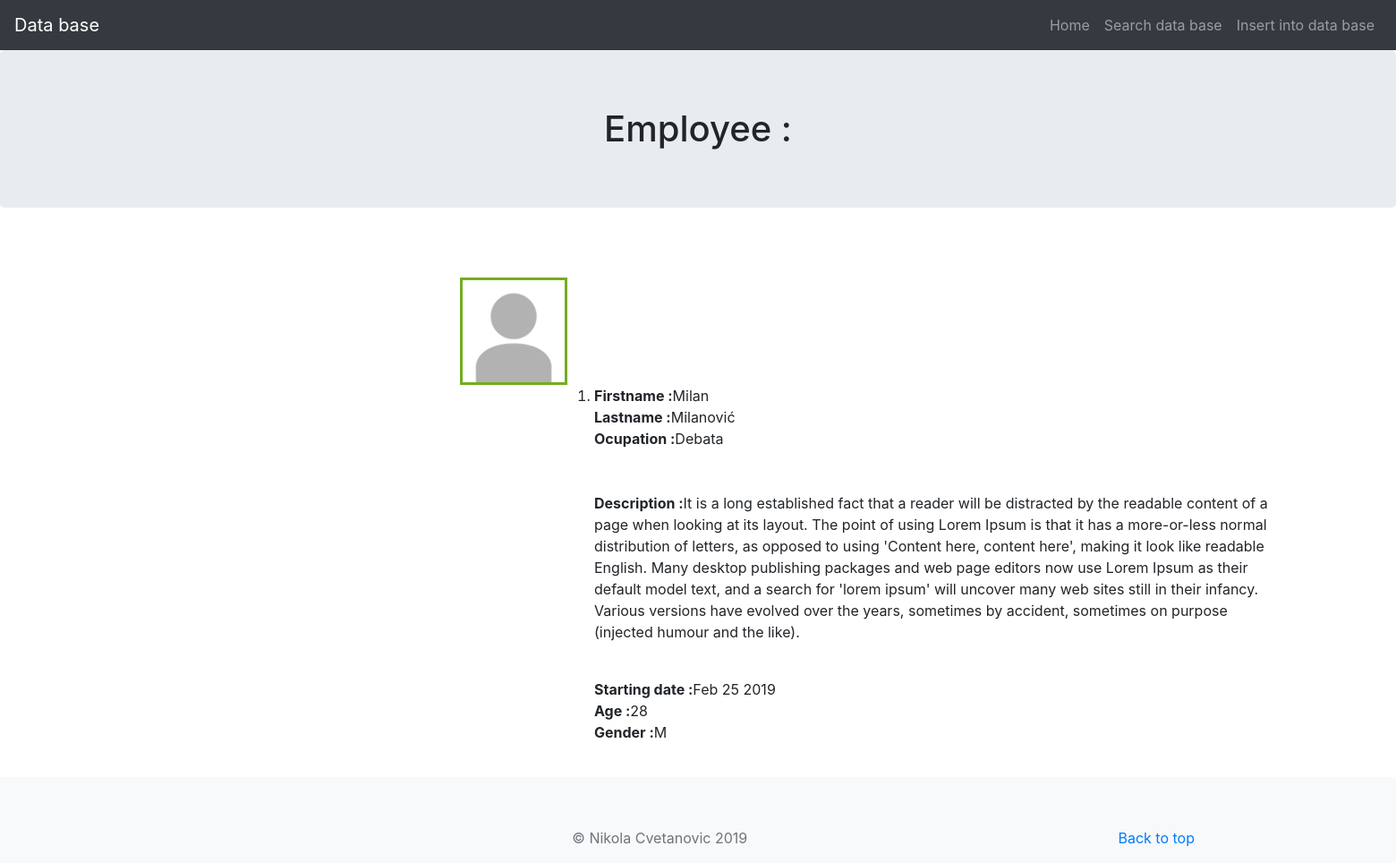
/employee.html/Milanović, run on the app's committed database.
### webapp/models.py (models this page shows, shortened)
class Employee(models.Model):
    SEX_CHOICES = [("M", "Male"), ("F", "Female")]
    firstname = models.CharField(max_length=20)
    lastname = models.CharField(max_length=20)
    ocupation = models.CharField(max_length=20)
    emp_id = models.IntegerField()
    description = models.TextField(null=True)
    date = models.DateTimeField(null=True)
    age = models.IntegerField(null=True)
    sex = models.CharField(choices=SEX_CHOICES, max_length=1, blank=True)
    photo = models.ImageField(upload_to="emp_picture/",
                              default="static/profile_default.jpg")

### webapp/views.py (the view)
# urls.py: path('employee.html/<lastname>', views.get_employee, name='employee_detail')
def get_employee(request, lastname):
    try:
        employee = Employee.objects.filter(lastname=lastname)
        if employee.count() == 0:
            return render(request, "not_found.html")
    except Employee.DoesNotExist:
        return render(request, "not_found.html")
    return render(request, "employee.html", {"employee": employee})

### webapp/templates/employee.html (shortened to what this page needs)
{% extends "base.html" %}
{% block content %}
{% load staticfiles %}
<h1 class="jumbotron text-center" id="all">Employee : </h1>
<div id="names">
    <ol>
            {% for emp in employee %}
                {% if emp.photo %}
                <img id="photo" src="{{ emp.photo.url }}" width="120">
                {% endif %}
                <br>
                <li><b>Firstname :</b>{{ emp.firstname}}</li>
                <b>Lastname :</b>{{ emp.lastname}}
                <br>
                <b>Ocupation :</b>{{ emp.ocupation}}
                <br>
                <br>
                <br>
                <p id="description">
                    <b>Description :</b>{{ emp.description}}
                </p>
                <br>
                <b>Starting date :</b>{{ emp.date|date:"M d Y" }}
                <br>
                <b>Age :</b>{{ emp.age}}
                <br>
                <b>Gender :</b>{{ emp.sex}}
                <br>
                <br>
                <br>
                {% endfor %}
    </ol>
</div>
<p>
    <a id="button" href="{% url 'search' %}" class="btn btn-primary my-2">Search again</a>
</p>
{% endblock content %}

### webapp/templates/employee.html (style rules this page uses)
#all { margin-bottom: 5%; margin-top: 0%; text-align: center; }
#names { position: relative; left: 40%; top: 15%; }
#description { width: 50% }
#photo { width: 120px; position: relative; right: 150px; border: 3px solid #73AD21; }
#button { position: relative; left: 45%; top: 15%; }

### data on the page
Employee: photo (placeholder picture), firstname "Milan", lastname "Milanović", ocupation "Debata", description "It is a long established fact that a reader will be distracted by the readable content of a page when looking at its layout. The point of using Lorem Ipsum is that it has a more-or-less normal distribution of letters, as opposed to using 'Content here, content here', making it look like readable English. Many desktop publishing packages and web page editors now use Lorem Ipsum as their default model text, and a search for 'lorem ipsum' will uncover many web sites still in their infancy. Various versions have evolved over the years, sometimes by accident, sometimes on purpose (injected humour and the like).", date "Feb 25 2019", age "28", sex "M"
